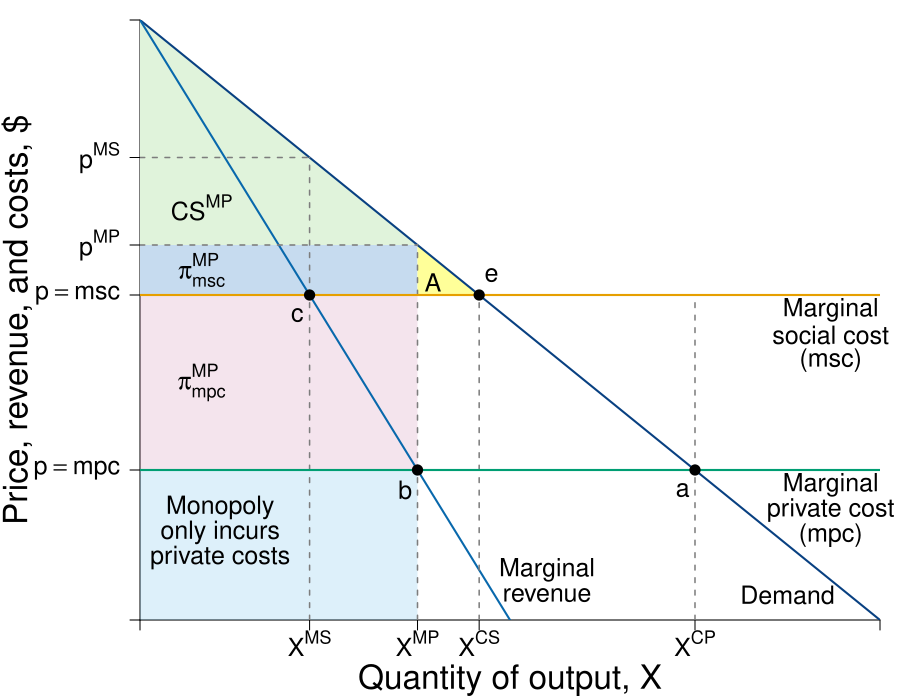

Source code (R):
#Graph Designer: Simon Halliday + Scott Cohn
#Authors: Bowles and Halliday
#Title: Coordination, Conflict and Competition: A Text in Microeconomics

library(shape)
pdf(file = "public_mechanism/second_best_baseline.pdf", width = 9, height = 7)

# Set parameters for graphics
axislabelsize <- 2
labelsize <- 1.5
namesize <- 1.8
annotatesize <- 1.5
graphlinewidth <- 2
segmentlinewidth <- 1.5
fadelevel <- 0.2

COL <- c("#7fc97f", "#beaed4", "#fdc086", "#ffff99", "#386cb0", "#f0027f", "#bf5b17", "#666666")
COLA <- c("#e0f3db", "#99d8c9","#66c2a4","#41ae76", "#238b45", "#005824")
COLB <- c("#c6dbef", "#4eb3d3", "#2b8cbe", "#0868ac","#084081")
COLC <- c("#fcfbfd", "#efedf5", "#dadaeb", "#bcbddc", "#9e9ac8", "#807dba", "#6a51a3", "#54278f", "#3f007d")
grays <- gray.colors(25, start = 1, end = 0, alpha = 1)
CBCols <- c("#009E73","#0072B2","#E69F00","#CC79A7", "#F0E442")


#Edited the margins to cater for the larger LHS labels
par(mar =  c(4, 7, 1, 1))

AvgRevenue <- function(x, rmax = 12, xmax = 12){
  rmax - (rmax/xmax)*x
}

MRevenue <- function(x, rmax = 12, xmax = 12){
  rmax - 2*(rmax/xmax)*x
}

AvgCost <- function(x, c0 = 2, c1 = 4){
  c0/x + c1
}

xlims <- c(0, 12)
ylims <- c(0, 12)

npts <- 501 
x <- seq(xlims[1], xlims[2], length.out = npts)
y <- seq(ylims[1], ylims[2], length.out = npts) 
a <- c(13, 16.75, 19.25)

plot(0, 0, xlim = xlims, ylim = ylims, type = "n",
     xlab = expression(paste("")),
     ylab = expression(paste("")), 
     xaxt = "n", 
     yaxt = "n", 
     cex.lab = axislabelsize, 
     bty = "n",
     xaxs = "i", 
     yaxs = "i")

costs <- c(3, 6.5)
monopoly <- c((12 - costs[1])/2, (12 - costs[2])/2)
comp <- c((12 - costs[1]), (12 - costs[2]))

ticksy <- c(0, costs[1], costs[2], AvgRevenue(monopoly[1]),  AvgRevenue(monopoly[2]), ylims[2])
ylabels <- c(NA, expression(paste(p == mpc)), expression(paste(p == msc)), expression(paste(p^{MP})),  expression(paste(p^{MS})), NA)
ticksx <- c(0, monopoly[2], monopoly[1], comp[2], comp[1], xlims[2])
xlabels <- c(NA,  expression(paste(X^{MS})), expression(paste(X^{MP})), expression(paste(X^{CS})), expression(paste(X^{CP})), NA)

axis(1, at = ticksx, pos = 0, labels = xlabels, cex.axis = labelsize)
axis(2, at = ticksy, pos = 0, labels = ylabels, las = 1, cex.axis = labelsize)

npts <- 500 
xx1 <- seq(xlims[1], xlims[2], length.out = npts)
xx3 <- seq(2, 6, length.out = npts)

#Draw the polygon for A
# xpolya <- c(comp[1], comp[1], comp[2], comp[1])
# ypolya <- c(costs[1], costs[2], costs[2], costs[1])
# polygon(x = xpolya, y = ypolya, col=rgb(230/255, 155/255, 0/255, fadelevel), 
#       density=NULL, border = NA)


#Monopoly CS no MSC: 
xpolyCSM <- c(monopoly[1], 0, 0, monopoly[1])
ypolyCSM <- c(AvgRevenue(x = monopoly[1]), 12, AvgRevenue(x = monopoly[1]), AvgRevenue(x = monopoly[1]))
polygon(x = xpolyCSM, y = ypolyCSM, col=COLA[1], density=NULL, border = NA)

#Monopoly profit no MSC, above MSC: 
xpolyMpi <- c(monopoly[1], monopoly[1], 0, 0, monopoly[1])
ypolyMpi <- c(costs[2], AvgRevenue(x = monopoly[1]), AvgRevenue(x = monopoly[1]), costs[2], costs[2])
polygon(x = xpolyMpi, y = ypolyMpi, col=COLB[1], density=NULL, border = NA)

#Monopoly profit no MSC, BELOW MSC: 

xpolyMpiSC <- c(monopoly[1], monopoly[1], 0, 0, monopoly[1])
ypolyMpiSC <- c(costs[1], costs[2], costs[2], costs[1], costs[1])
polygon(x = xpolyMpiSC, y = ypolyMpiSC, col=rgb(204/255, 121/255, 167/255, fadelevel), 
        density=NULL, border = NA)


#Draw the polygon for B
xpolyb <- c(comp[2], monopoly[1], monopoly[1], comp[2])
ypolyb <- c(costs[2], AvgRevenue(x = monopoly[1]), costs[2], costs[2])
polygon(x = xpolyb, y = ypolyb, col=COL[4], density=NULL, border = NA)

#Draw the polygon for area C
# xpolyc <- c(monopoly[1], monopoly[1], monopoly[2], monopoly[2], monopoly[1])
# ypolyc <- c(costs[2], AvgRevenue(x = monopoly[1]), AvgRevenue(x = monopoly[2]), MRevenue(monopoly[2]), MRevenue(monopoly[2]))
# polygon(x = xpolyc, y = ypolyc, col = COLA[1], density = NULL, border = NA)

#Draw the polygon for D
# xpolyd <- c(comp[2], comp[2], monopoly[1], monopoly[1], comp[2] )
# ypolyd <- c(costs[1], AvgRevenue(x = comp[2]), AvgRevenue(x = comp[2]), costs[1], costs[1])
# polygon(x = xpolyd, y = ypolyd, col=COL[2], density=NULL, border = NA)

#Area E
# xpolye <- c(comp[1], comp[2], comp[2], comp[1])
# ypolye <- c(costs[1], AvgRevenue(x = comp[2]), costs[1], costs[1])
# polygon(x = xpolye, y = ypolye, col=COL[2], density=NULL, border = NA)

#Total costs only covering private costs 
xpolya <- c(monopoly[1], monopoly[1], 0, 0, monopoly[1])
ypolya <- c(0, costs[1], costs[1], 0, 0)
polygon(x = xpolya, y = ypolya, col=rgb(86/255, 180/255, 233/255, fadelevel),
        density=NULL, border = NA)

#lines(xx1, bcA(xx1, w = 10, p = 1.5), col = COLB[3], lwd = graphlinewidth)
lines(xx1, AvgRevenue(xx1, rmax = 12, xmax = 12), col = COLB[5], lwd = graphlinewidth)
lines(xx1, MRevenue(xx1, rmax = 12, xmax = 12), col = COLB[4], lwd = graphlinewidth)
#lines(xx1, AvgCost(xx1, c0 = 2, c1 = 4), col = COLA[5], lwd = graphlinewidth)

#Label the axes
#mtext(expression(paste("Quantity of output, ", X)), side=1, line = 2.5, cex = axislabelsize)

text(0.5*xlims[2], -1.2, expression(paste("Quantity of output, ", X)), xpd = TRUE, cex = axislabelsize) 
text(-2, 0.5*ylims[2], expression(paste("Price, revenue, and costs, $")), xpd = TRUE, cex = axislabelsize, srt = 90) 

#Label curves
#text(10.5, 4.5, expression(paste(ac(x) == mc(x))), cex = labelsize)
#text(10.5, 3, expression(paste(p(x) == p[max] - s*x)), cex = labelsize)
text(10.5, 0.5, expression(paste("Demand")), cex = labelsize)

text(6.6, 1, expression(paste("Marginal")), cex = labelsize)
text(6.6, 0.5, expression(paste("revenue")), cex = labelsize)

text(11.2, 6.2, expression(paste("Marginal")), cex = labelsize)
text(11.2, 5.7, expression(paste("social cost")), cex = labelsize, xpd = TRUE)
text(11.2, 5.2, expression(paste("(msc)")), cex = labelsize)

text(11.2, 2.7, expression(paste("Marginal")), cex = labelsize)
text(11.2, 2.2, expression(paste("private cost")), cex = labelsize, xpd = TRUE)
text(11.2, 1.7, expression(paste("(mpc)")), cex = labelsize)

#Labels cost and profit areas
#text(2, 0.5*AvgCost(x = 4), expression("Total Costs"), cex = labelsize)
#text(2, 6, expression("Profit"), cex = labelsize)

#Draw segments for total costs
segments(0, AvgRevenue(x = monopoly[2]), monopoly[2], AvgRevenue(x = monopoly[2]), lty = 2, col = grays[20] , lwd = segmentlinewidth)
segments(0, AvgRevenue(x = 4.5), 4.5, AvgRevenue(x = 4.5), lty = 2, col = grays[20] , lwd = segmentlinewidth)

segments(monopoly[2], 0, monopoly[2], AvgRevenue(x = monopoly[2]), lty = 2, col = grays[20] , lwd = segmentlinewidth)
segments(4.5, 0, 4.5, AvgRevenue(x = 4.5), lty = 2, col = grays[20] , lwd = segmentlinewidth)
segments(comp[2], 0, comp[2], AvgRevenue(x = comp[2]), lty = 2, col = grays[20] , lwd = segmentlinewidth)
segments(9, 0, 9, costs[2], lty = 2, col = grays[20] , lwd = segmentlinewidth)

#Price lines
segments(0, 3, xlims[2], 3, lty = 1, col = CBCols[1] , lwd = graphlinewidth)
segments(0, 6.5, xlims[2], 6.5, lty = 1, col = CBCols[3] , lwd = graphlinewidth)


#Label Points for comparison
points(monopoly[2], MRevenue(x = monopoly[2]), pch = 16, col = "black", cex = 1.5)
text(monopoly[2] -0.2, MRevenue(x = monopoly[2]) - 0.4, expression(c), cex = labelsize)

points(4.5, MRevenue(x = 4.5), pch = 16, col = "black", cex = 1.5)
text(4.5 -0.2, MRevenue(x = 4.5) - 0.4, expression(b), cex = labelsize)

points(comp[2], AvgRevenue(x = comp[2]), pch = 16, col = "black", cex = 1.5)
text(comp[2] + 0.2, AvgRevenue(x = comp[2]) + 0.4, expression(e), cex = labelsize)

points(9, AvgRevenue(x = 9), pch = 16, col = "black", cex = 1.5)
text(9 -0.2, AvgRevenue(x = 9) - 0.4, expression(a), cex = labelsize)


#points(4, AvgRevenue(x = 4), pch = 16, col = "black", cex = 1.5)
#text(7.75, 5.5, expression(A), cex = labelsize)
text(4.75, 6.75, expression(A), cex = labelsize)
#text(3.5, 7, expression(C), cex = labelsize)
# text(5, 5, expression(D), cex = labelsize)
# text(6.5, 4.25, expression(E), cex = labelsize)

text(1, 8.25, expression(paste(CS^{MP})), cex = labelsize)
text(1, 7, expression(paste(pi[msc]^{MP})), cex = labelsize)
text(1, 4.75, expression(paste(pi[mpc]^{MP})), cex = labelsize)

#Arrow to mr = mc
#text(7.5, 9.5, expression(paste("Profit Maximum at")), cex = labelsize)
#text(7.5, 9, expression(paste(mr == mc)), cex = labelsize)
#Arrows(6.1, 9.2, 4.2, 4.3, col = "black", lty = 1, lwd = 2, arr.type = "triangle", arr.lwd = 0.5)

text(1.3, 2.25, expression(paste("Monopoly")), cex = labelsize)
text(1.3, 1.75, expression(paste("only incurs")), cex = labelsize)
text(1.3, 1.25, expression(paste("private costs")), cex = labelsize)



dev.off()
